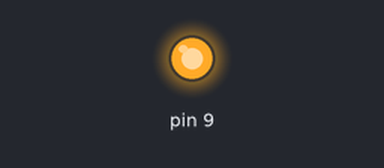
Recording of a sketch running on a simulated Arduino Uno, built with avr-gcc and run on an emulated ATmega328P. Shown: output pins drawn as LEDs (lit = HIGH).

Above: at 5.0 s.
At 15.0 s:
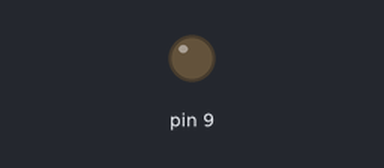
Timing chart, 0 to 26.0 s (numbered marks = the images above):
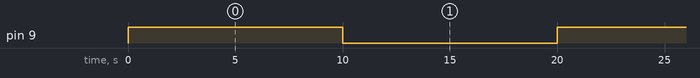

Measured:
- by itself, pin 9: alternates HIGH for 10.0 s and LOW for 10.0 s

The sketch:

lab4-2.ino
```cpp
#include <avr/io.h>
int sayac=0;
int main()
{
int sayma=0;
DDRB |= (1<<1);/* 9 numaralı pini çıkış yaptık */
PORTB |= (1<<1); /* 9 numaralı pini yakıyoruz */
TCCR1B |= (1<<CS12);  /*Timer1i 256 prescaler ile setledik */
TCCR1B |=(1<<WGM12);  /* CTC mod ayarı */
OCR1A=62500;   /* Output register ayarı */
while(1)
{
 while((TIFR1 &(1<<OCF1A))==0);  /* timer a 1 sn bekleme atadık */
 TIFR1 |=(1<<OCF1A);   /* Interrupt bayrağı tetiklenir */
 sayac++;  /* her işlem 1 sn süreceği için sayma 10 olduğunda 10 sn geçmiş olacak */

  if(sayac==10)
  {
    PORTB ^=(1<<1);    /* ledin durumunu tersine çevir */
  sayac=0;              /* sayaç sıfırlanarak 10 snlik işlem yeniden başlatılır */
  }
}

return 0;

}
```
